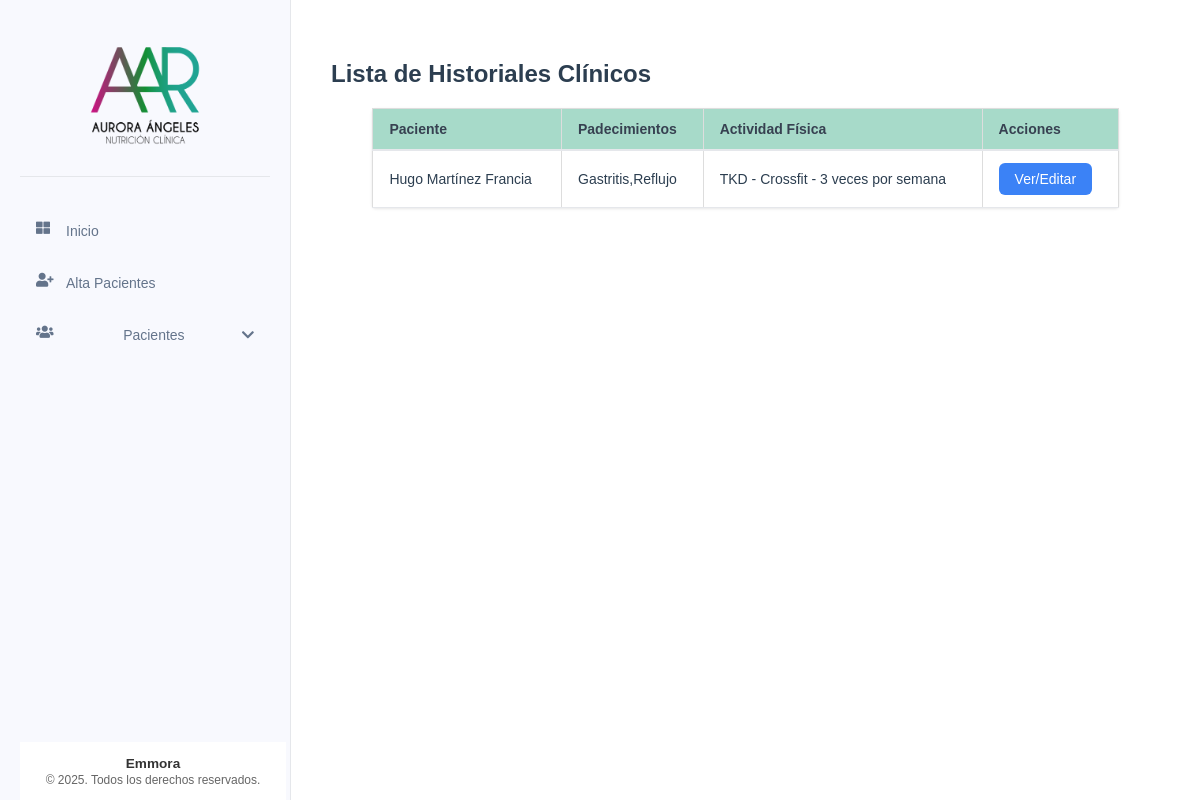
/historial-clinico/, run on an earlier commit of the app's database.
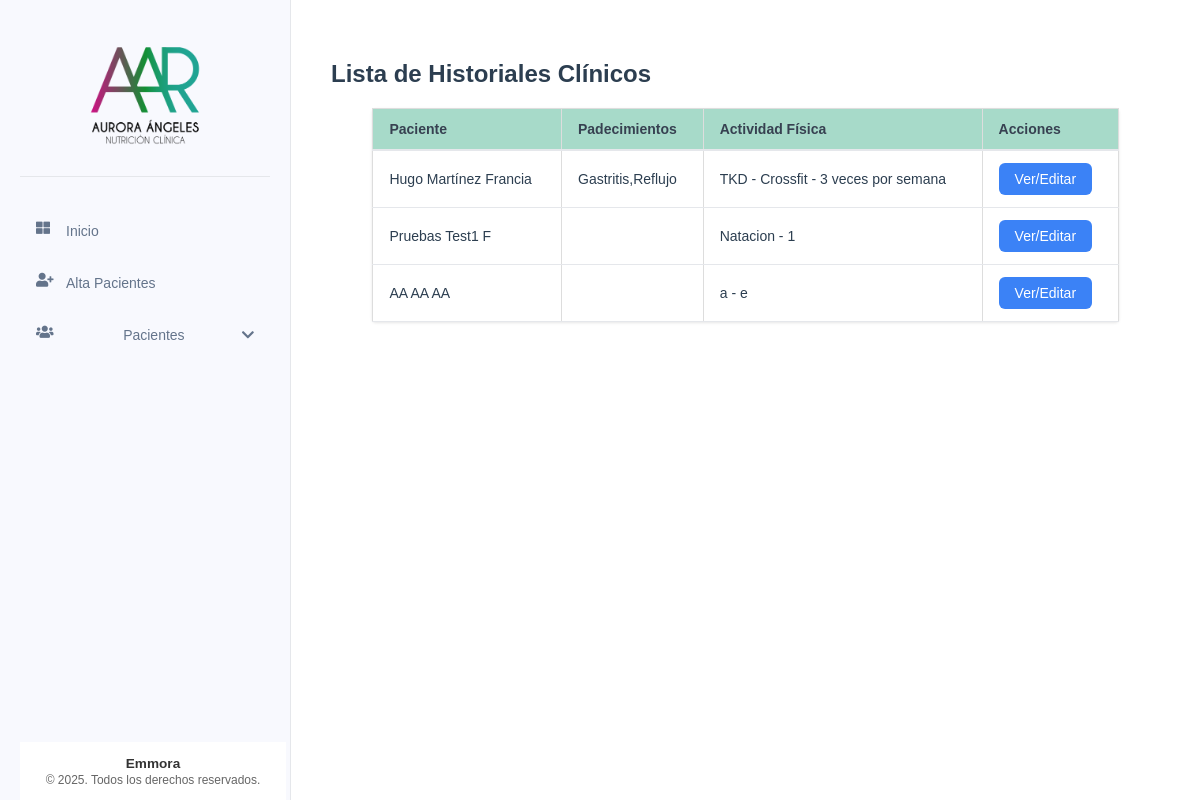
And on a later commit of the database.
### tables this page shows
CREATE TABLE historial_clinico (
    id INTEGER PRIMARY KEY AUTOINCREMENT,
    paciente_id INTEGER NOT NULL,
    cirugias TEXT,
    padecimientos TEXT,
    medicamentos TEXT,
    suplementos TEXT,
    enfermedades_previas TEXT,
    enfermedades_actuales TEXT,
    tipo_actividad_fisica TEXT,
    frecuencia_actividad_fisica TEXT,
    tiempo_actividad_fisica TEXT,
    numero_comidas_diarias INTEGER,
    alimentos_normales TEXT,
    alimentos_no_gustados TEXT,
    FOREIGN KEY (paciente_id) REFERENCES pacientes (id)
);

CREATE TABLE pacientes (
    id INTEGER PRIMARY KEY AUTOINCREMENT,
    nombre TEXT NOT NULL,
    apellido_paterno TEXT NOT NULL,
    apellido_materno TEXT NOT NULL,
    fecha_nacimiento DATE NOT NULL,
    telefono TEXT NOT NULL,
    correo TEXT UNIQUE NOT NULL,
    ciudad TEXT NOT NULL,
    fecha_registro TIMESTAMP DEFAULT CURRENT_TIMESTAMP,
    status TEXT NOT NULL DEFAULT 'activo' CHECK (status IN ('activo', 'inactivo'))
);

### app/controllers/historial_clinico.py (the view)
@historial_clinico.route('/')
def lista_historiales():
    historiales = HistorialClinico.obtener_todos()
    return render_template('historiales/lista_historiales.html', historiales=historiales)

### app/db.py (called while the page is built)
def get_db():
    if 'db' not in g:
        try:
            g.db = sqlite3.connect(
                'pacientes.db',
                detect_types=sqlite3.PARSE_DECLTYPES
            )
            g.db.row_factory = sqlite3.Row
        except sqlite3.Error as e:
            logger.error(f"Error crítico al conectar con la base de datos SQLite: {e}")
            raise e
    return g.db

def query_db(query, args=(), one=False):
    try:
        cur = get_db().execute(query, args)
        rv = cur.fetchall()
        cur.close()
        return (rv[0] if rv else None) if one else rv
    except sqlite3.Error as e:
        logger.error(f"Error al ejecutar query: {query}. Args: {args}. Detalle: {e}")
        raise e

### app/models/historial_clinico.py (called while the page is built)
    @staticmethod
    def obtener_todos():
        return query_db('''
            SELECT h.*, p.nombre, p.apellido_paterno, p.apellido_materno
            FROM historial_clinico h
            JOIN pacientes p ON h.paciente_id = p.id
        ''')

### app/templates/historiales/lista_historiales.html (shortened to what this page needs)
{% extends "base/base.html" %}
{% block content %}
<div class="valoracion-container">
    <h2>Lista de Historiales Clínicos</h2>
    <table class="table">
        <thead>
            <tr>
                <th class="table__header">Paciente</th>
                <th class="table__header">Padecimientos</th>
                <th class="table__header">Actividad Física</th>
                <th class="table__header">Acciones</th>
            </tr>
        </thead>
        <tbody>
            {% for historial in historiales %}
            <tr>
                <td class="table__cell">{{ historial['nombre'] }} {{ historial['apellido_paterno'] }} {{ historial['apellido_materno'] }}</td>
                <td class="table__cell">{{ historial['padecimientos'] }}</td>
                <td class="table__cell">{{ historial['tipo_actividad_fisica'] }} - {{ historial['frecuencia_actividad_fisica'] }}</td>
                <td class="table__cell">
                    <a href="{{ url_for('historial_clinico.ver_crear_historial', paciente_id=historial['paciente_id']) }}" class="action-button">Ver/Editar</a>
                </td>
            </tr>
            {% endfor %}
        </tbody>
    </table>
</div>
{% endblock %}

What changed in the data, as far as the page shows it:
added historial_clinico: nombre "Pruebas", apellido_paterno "Test1", apellido_materno "F", tipo_actividad_fisica "Natacion", frecuencia_actividad_fisica "1"
added historial_clinico: nombre "AA", apellido_paterno "AA", apellido_materno "AA", tipo_actividad_fisica "a", frecuencia_actividad_fisica "e"
